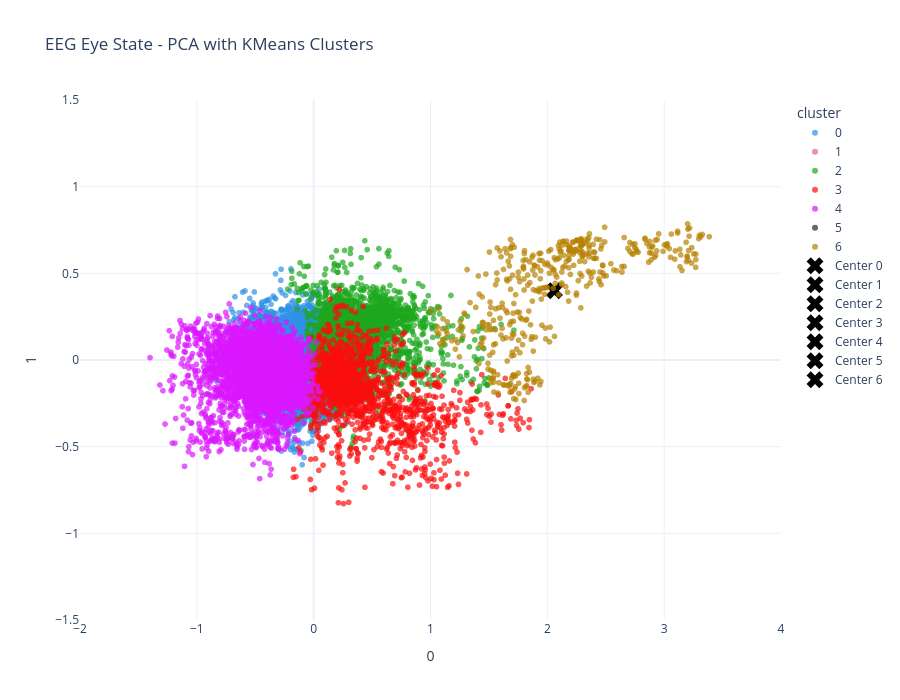

This figure's notebook cell:
### Code cell
import plotly.express as px
import plotly.graph_objects as go
from plotly.subplots import make_subplots
import pandas as pd

# Make sure cluster labels are strings for categorical plotting
pca["cluster"] = kmeans.labels_.astype(str)

# Define the order of clusters for the legend
cluster_order = [str(i) for i in range(7)]

# Create base scatterplot of PCA points
fig = px.scatter(
    pca,
    x=0,
    y=1,
    color="cluster",
    category_orders={"cluster": cluster_order},
    color_discrete_sequence=px.colors.qualitative.Dark24,
    opacity=0.7,
    title="EEG Eye State - PCA with KMeans Clusters"
)
centers_df = pd.DataFrame(
    centers_pca[:, :2],           # only first two PCs for 2D plotting
    columns=["PC0", "PC1"]
)
centers_df["cluster"] = [str(i) for i in range(7)]  # label each cluster 0–6
for i, row in centers_df.iterrows():
    fig.add_trace(
        go.Scatter(
            x=[row["PC0"]],
            y=[row["PC1"]],
            mode="markers",
            marker=dict(size=15, symbol="x", color="black"),
            name=f"Center {i}",
            showlegend=True
        )
    )

# Optional: zoom in near origin
fig.update_layout(
    width=900,
    height=700,
    xaxis_range=[-2, 4],
    yaxis_range=[-1.5, 1.5],
    template="plotly_white"
)

fig.show()

### Figure 1 — Plotly figure (JSON) as saved in the notebook; plotly's stock layout.template omitted (floating-point values rounded to 4 significant figures; data arrays with more than 128 entries replaced by an {"elided": "..."} marker saying what was removed)
{"data": [{"hovertemplate": "cluster=0<br>0=%{x}<br>1=%{y}<extra></extra>", "legendgroup": "0", "marker": {"color": "#2E91E5", "opacity": 0.7, "symbol": "circle"}, "mode": "markers", "name": "0", "showlegend": true, "type": "scattergl", "x": {"elided": "7167 float values"}, "xaxis": "x", "y": {"elided": "7167 float values"}, "yaxis": "y"}, {"hovertemplate": "cluster=1<br>0=%{x}<br>1=%{y}<extra></extra>", "legendgroup": "1", "marker": {"color": "#E15F99", "opacity": 0.7, "symbol": "circle"}, "mode": "markers", "name": "1", "showlegend": true, "type": "scattergl", "x": [227.8, 42.44], "xaxis": "x", "y": [33.49, -51.05], "yaxis": "y"}, {"hovertemplate": "cluster=2<br>0=%{x}<br>1=%{y}<extra></extra>", "legendgroup": "2", "marker": {"color": "#1CA71C", "opacity": 0.7, "symbol": "circle"}, "mode": "markers", "name": "2", "showlegend": true, "type": "scattergl", "x": {"elided": "2453 float values"}, "xaxis": "x", "y": {"elided": "2453 float values"}, "yaxis": "y"}, {"hovertemplate": "cluster=3<br>0=%{x}<br>1=%{y}<extra></extra>", "legendgroup": "3", "marker": {"color": "#FB0D0D", "opacity": 0.7, "symbol": "circle"}, "mode": "markers", "name": "3", "showlegend": true, "type": "scattergl", "x": {"elided": "1472 float values"}, "xaxis": "x", "y": {"elided": "1472 float values"}, "yaxis": "y"}, {"hovertemplate": "cluster=4<br>0=%{x}<br>1=%{y}<extra></extra>", "legendgroup": "4", "marker": {"color": "#DA16FF", "opacity": 0.7, "symbol": "circle"}, "mode": "markers", "name": "4", "showlegend": true, "type": "scattergl", "x": {"elided": "3474 float values"}, "xaxis": "x", "y": {"elided": "3474 float values"}, "yaxis": "y"}, {"hovertemplate": "cluster=5<br>0=%{x}<br>1=%{y}<extra></extra>", "legendgroup": "5", "marker": {"color": "#222A2A", "opacity": 0.7, "symbol": "circle"}, "mode": "markers", "name": "5", "showlegend": true, "type": "scattergl", "x": [-57.95, -7.499], "xaxis": "x", "y": [76.28, 200.1], "yaxis": "y"}, {"hovertemplate": "cluster=6<br>0=%{x}<br>1=%{y}<extra></extra>", "legendgroup": "6", "marker": {"color": "#B68100", "opacity": 0.7, "symbol": "circle"}, "mode": "markers", "name": "6", "showlegend": true, "type": "scattergl", "x": {"elided": "410 float values"}, "xaxis": "x", "y": {"elided": "410 float values"}, "yaxis": "y"}, {"marker": {"color": "black", "size": 15, "symbol": "x"}, "mode": "markers", "name": "Center 0", "showlegend": true, "type": "scatter", "x": [-0.142], "y": [-0.01626]}, {"marker": {"color": "black", "size": 15, "symbol": "x"}, "mode": "markers", "name": "Center 1", "showlegend": true, "type": "scatter", "x": [135.1], "y": [-8.778]}, {"marker": {"color": "black", "size": 15, "symbol": "x"}, "mode": "markers", "name": "Center 2", "showlegend": true, "type": "scatter", "x": [0.3909], "y": [0.1122]}, {"marker": {"color": "black", "size": 15, "symbol": "x"}, "mode": "markers", "name": "Center 3", "showlegend": true, "type": "scatter", "x": [0.4339], "y": [-0.1929]}, {"marker": {"color": "black", "size": 15, "symbol": "x"}, "mode": "markers", "name": "Center 4", "showlegend": true, "type": "scatter", "x": [-0.4733], "y": [-0.08644]}, {"marker": {"color": "black", "size": 15, "symbol": "x"}, "mode": "markers", "name": "Center 5", "showlegend": true, "type": "scatter", "x": [-32.72], "y": [138.2]}, {"marker": {"color": "black", "size": 15, "symbol": "x"}, "mode": "markers", "name": "Center 6", "showlegend": true, "type": "scatter", "x": [2.061], "y": [0.3989]}], "layout": {"height": 700, "legend": {"title": {"text": "cluster"}, "tracegroupgap": 0}, "title": {"text": "EEG Eye State - PCA with KMeans Clusters"}, "width": 900, "xaxis": {"anchor": "y", "domain": [0, 1], "range": [-2, 4], "title": {"text": "0"}}, "yaxis": {"anchor": "x", "domain": [0, 1], "range": [-1.5, 1.5], "title": {"text": "1"}}}}
